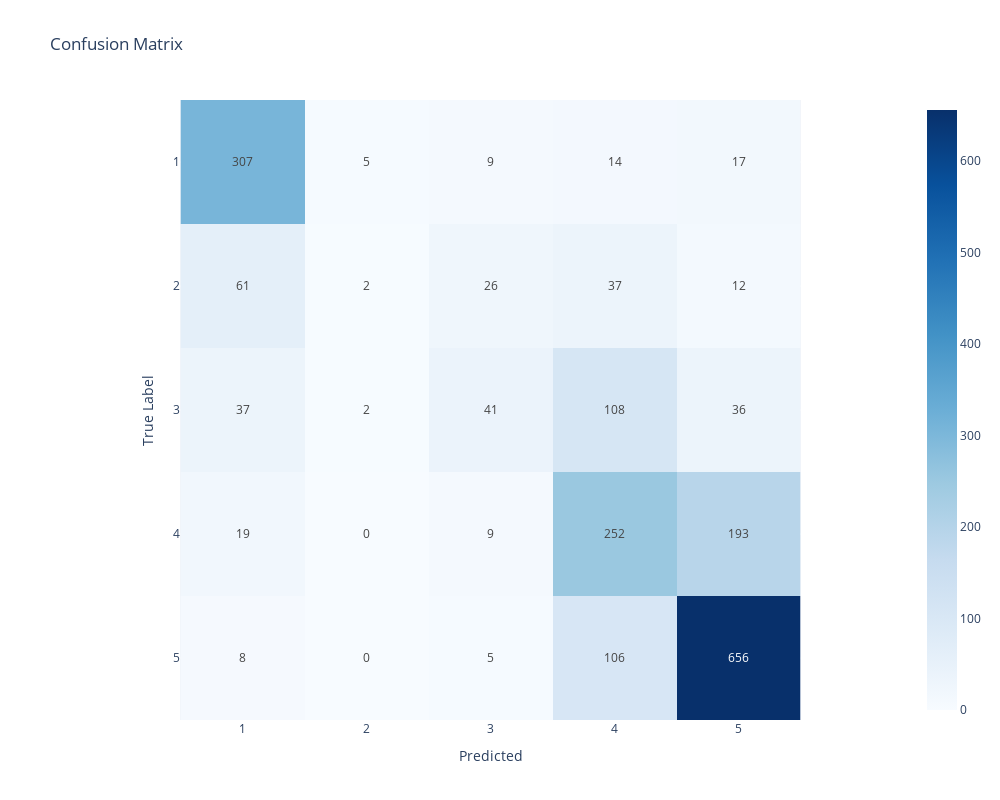

Notebook code for this chart:
### Markdown cell above
As said earlier test those different model architectures didn't improve a lot my accuracy score and the best combination stay a SVC with a tf-idf vectorizer :

### Code cell
# Model
baseline_model2 = Model(X, y, SVC(), TfidfVectorizer(preprocessor=preprocess_text))

# Fiting the model
baseline_model2.fit()

# Display the report
baseline_model2.class_report(class_labels)

### Figure 1 — Plotly figure (JSON) as saved in the notebook; plotly's stock layout.template omitted (floating-point values rounded to 4 significant figures)
{"data": [{"coloraxis": "coloraxis", "hovertemplate": "Predicted: %{x}<br>True Label: %{y}<br>color: %{z}<extra></extra>", "name": "0", "texttemplate": "%{z}", "type": "heatmap", "x": ["1", "2", "3", "4", "5"], "xaxis": "x", "y": ["1", "2", "3", "4", "5"], "yaxis": "y", "z": [[307, 5, 9, 14, 17], [61, 2, 26, 37, 12], [37, 2, 41, 108, 36], [19, 0, 9, 252, 193], [8, 0, 5, 106, 656]]}], "layout": {"coloraxis": {"colorscale": [[0, "rgb(247,251,255)"], [0.125, "rgb(222,235,247)"], [0.25, "rgb(198,219,239)"], [0.375, "rgb(158,202,225)"], [0.5, "rgb(107,174,214)"], [0.625, "rgb(66,146,198)"], [0.75, "rgb(33,113,181)"], [0.875, "rgb(8,81,156)"], [1, "rgb(8,48,107)"]]}, "height": 800, "title": {"text": "Confusion Matrix"}, "width": 1000, "xaxis": {"anchor": "y", "constrain": "domain", "domain": [0, 1], "scaleanchor": "y", "title": {"text": "Predicted"}}, "yaxis": {"anchor": "x", "autorange": "reversed", "constrain": "domain", "domain": [0, 1], "title": {"text": "True Label"}}}}
